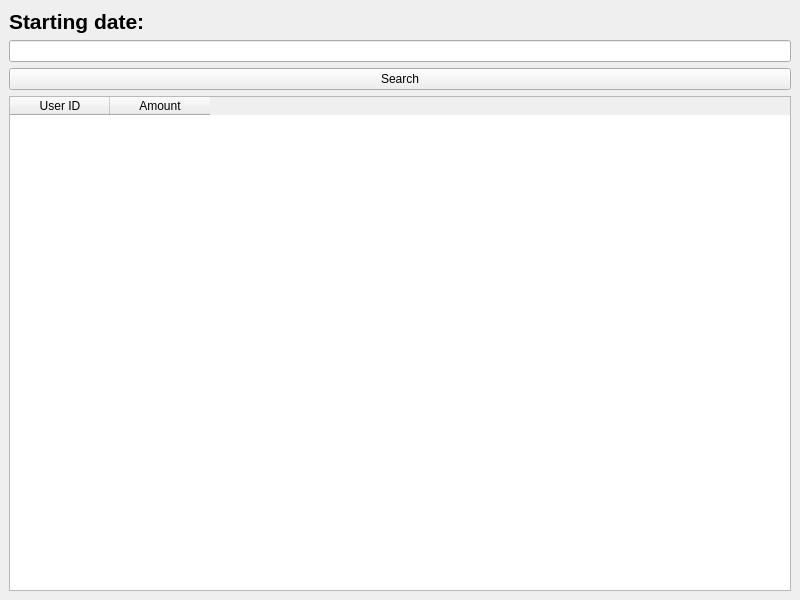
<?xml version="1.0" encoding="UTF-8"?>
<ui version="4.0">
 <class>MainWindow</class>
 <widget class="QMainWindow" name="MainWindow">
  <property name="geometry">
   <rect>
    <x>0</x>
    <y>0</y>
    <width>800</width>
    <height>600</height>
   </rect>
  </property>
  <property name="windowTitle">
   <string>MainWindow</string>
  </property>
  <widget class="QWidget" name="centralwidget">
   <layout class="QVBoxLayout" name="verticalLayout">
    <item>
     <widget class="QLabel" name="label">
      <property name="font">
       <font>
        <pointsize>16</pointsize>
        <weight>75</weight>
        <bold>true</bold>
       </font>
      </property>
      <property name="text">
       <string>Starting date:</string>
      </property>
     </widget>
    </item>
    <item>
     <widget class="QLineEdit" name="lineEdit"/>
    </item>
    <item>
     <widget class="QPushButton" name="pushButton">
      <property name="text">
       <string>Search</string>
      </property>
     </widget>
    </item>
    <item>
     <widget class="QTableWidget" name="tableWidget">
      <column>
       <property name="text">
        <string>User ID</string>
       </property>
      </column>
      <column>
       <property name="text">
        <string>Amount</string>
       </property>
      </column>
     </widget>
    </item>
   </layout>
  </widget>
 </widget>
 <resources/>
 <connections/>
</ui>
